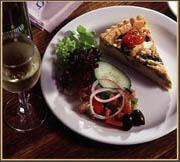
#> input picture ObjectCategories/BACKGROUND_Google/image_0021.jpg, 180 x 162 px, found by its file name; its folder holds only this picture in this run
$ python examplefromtext.py
#> lines starting #> are read from the running program, lines starting #| are printed output that depends on the picture
# -*- coding: utf-8 -*-
"""
Created on Wed Feb 15 12:45:17 2017

@author: centraltendency
"""

# Another way?

import cv2
import os
from sklearn.cross_validation import train_test_split # this will change to sklearn.model_selection in 0.20
from sklearn import preprocessing
import pickle
import numpy as np
import matplotlib.pyplot as plt

def load_data(location):
    files = []
    labels = []
    for f in os.listdir(location):
        new_location = location + '/' + f
        for pic in os.listdir(new_location):
            image = new_location + '/' + pic
            files.append(cv2.imread(image, 0))
            labels.append(f)
    return files, labels

def split_data(x, y):
    le = preprocessing.LabelEncoder()
    le.fit_transform(y)
    X_train, X_test, y_train, y_test = train_test_split(x, y, test_size = 0.3, random_state = 12)
    return X_train, X_test, y_train, y_test

file_loc = "/home/centraltendency/Udacity/computer_vision_capstone/ObjectCategories"
files, labels = load_data(file_loc)
#> files = 2 items; labels = ['BACKGROUND_Google', 'Faces']

X_train, X_test, y_train, y_test = split_data(files, labels)
#> in split_data, `X_train, X_test, y_train, y_test = train_test_split(x, y, test_size = ..`: X_train = 1 item; y_train = ['Faces']; y_test = ['BACKGROUND_Google']
#> X_train = 1 item; X_test = 1 item; y_train = ['Faces']; y_test = ['BACKGROUND_Google']

detect = cv2.xfeatures2d.SIFT_create()
extract = cv2.xfeatures2d.SIFT_create()

flann_params = dict(algorithm = 1, trees = 5)
flann = cv2.FlannBasedMatcher(flann_params, {})

bow_kmeans_trainer = cv2.BOWKMeansTrainer(101)
extract_bow = cv2.BOWImgDescriptorExtractor(extract, flann)

def extract_sift(image):
    return extract.compute(image, detect.detect(image))[1]

for x in X_train:
    bow_kmeans_trainer.add(extract_sift(x))
#> this loop made 1 pass

vocabulary = bow_kmeans_trainer.cluster()
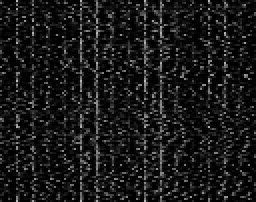
#> vocabulary: shape (101, 128) float32 (shown 2 times larger); min 0, max 187.2, mean 25.2
extract_bow.setVocabulary(vocabulary)

def bow_features(image):
    return extract_bow.compute(image, detect.detect(image))

train_data = []
train_labels = []
